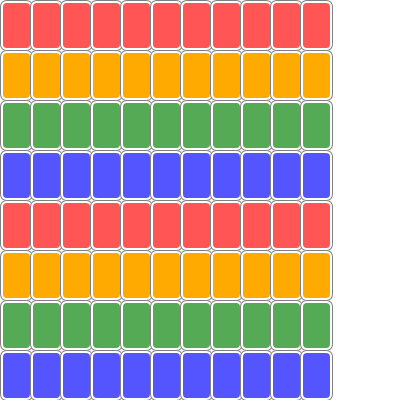
Frame 1 (no input)
Frame 60 (the mouse pressed at the canvas centre just before this capture): identical to frame 1, image omitted
Frame 120 (the mouse held since frame 60 and released just before this capture): identical to frame 1, image omitted

The Processing sketch that drew this single still picture (run headless with seeded random() and noise(); from frame 60 on, the mouse is pressed at the canvas centre):

// Processing sketch: week04_3_uno_better_card
// ── week04_3_uno_better_card.pde
void setup(){
  size(400,400);
}
int [][] card=new int[8][11];
color[] C={#FF5555,#FFAA00,#55AA55,#5555FF};
void draw(){
  background(255);
  for(int i=0;i<8;i++){
    for(int j=0;j<11;j++){
      drawCard(j*30, i*50, C[i%4]);
    }
  }
}
void drawCard(int x, int y, color c){
  stroke(128); //gray stroke
  fill(255);   //white
  rect(x,y,32,50,7); //7是四角圓角弧度 //以上外框
  noStroke();
  fill(c);
  rect(x+3,y+3,32-5,50-5,4);
}
